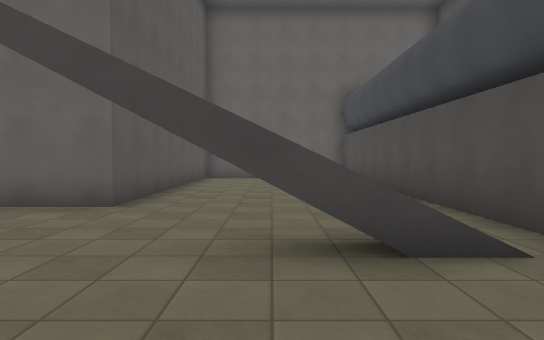
view 1 (above)

16 first-person views from a walk through a level from a Godot 3-D game. The camera is 1.4 m above the floor, tilts 2° down and sees 75° across. The floor is counted in squares, 2 m on a side. Each view is taken from the middle of a square. On the plan, view 1 faces up. The plan holds only what a view shows up to about 11 squares ahead; the rest is blank. The place goes on beyond the plan. Characters and animated objects are left out. Door leaves are left out where a doorway can be walked through. Some surface patterns are stand-ins.

view 2
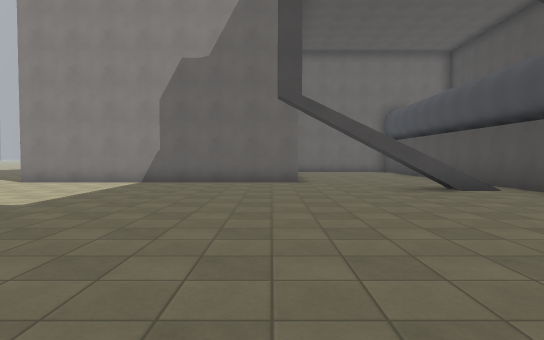

view 3
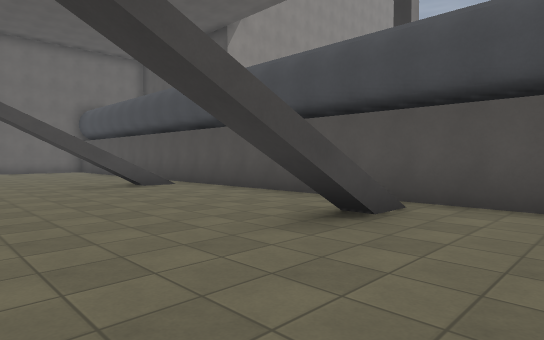

view 4
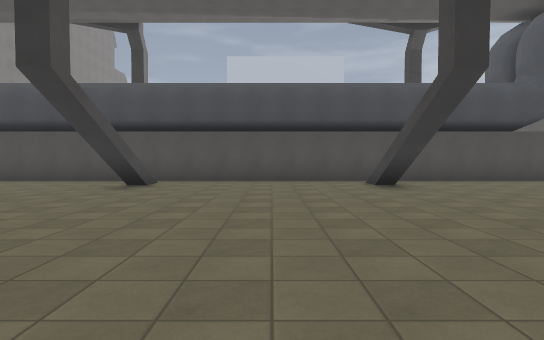

view 5
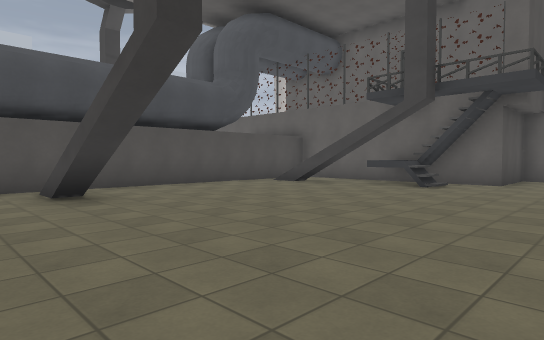

view 6
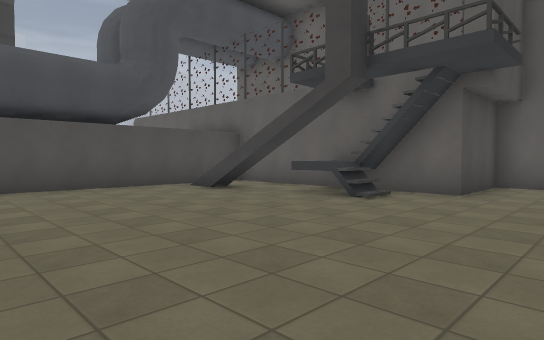

view 7
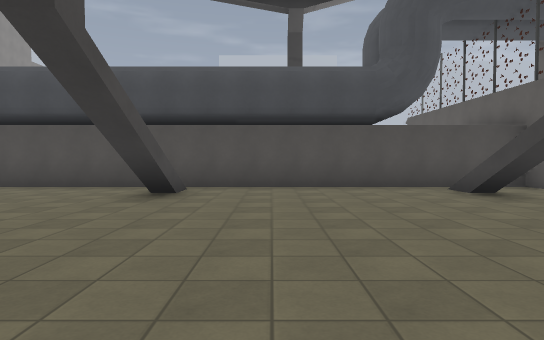

view 8
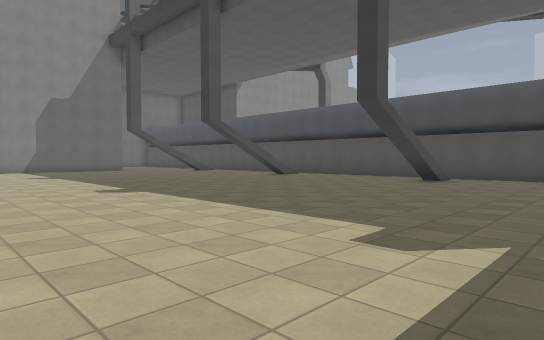

view 9
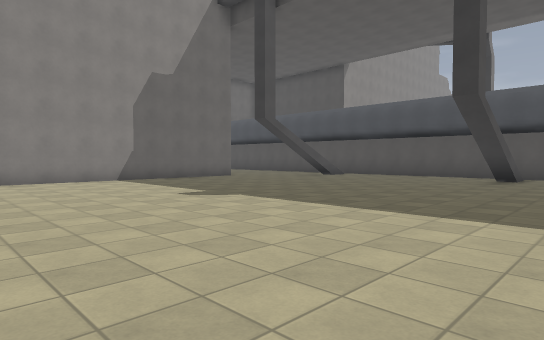

view 10
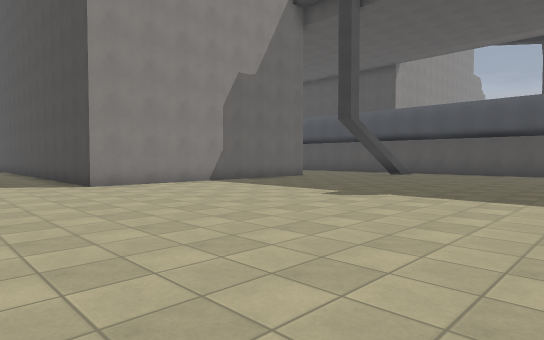

view 11
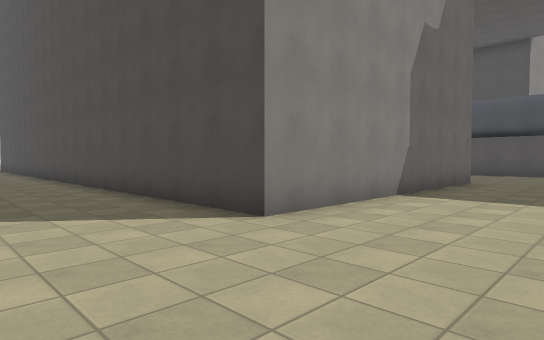

view 12
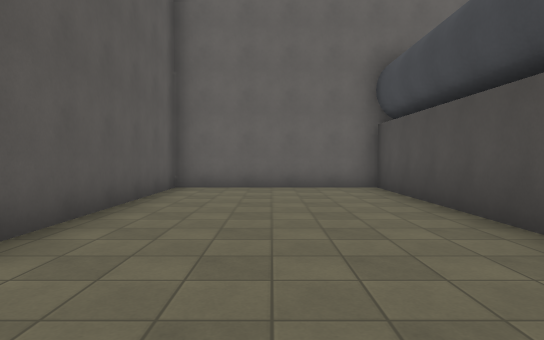

view 13
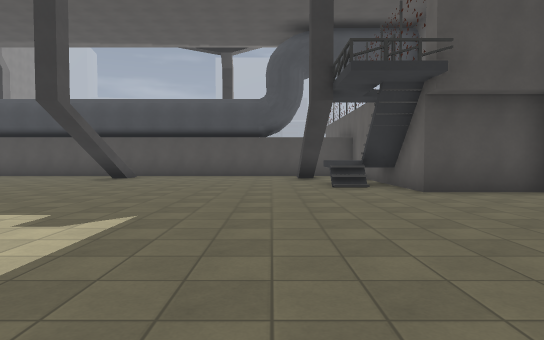

view 14
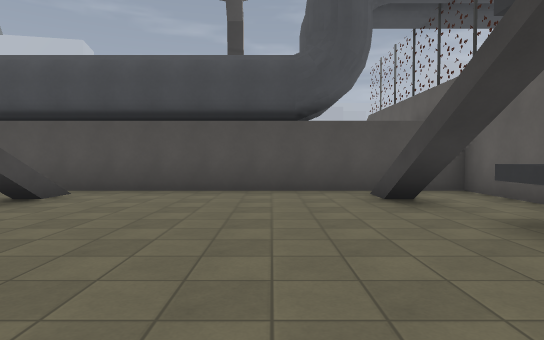

view 15
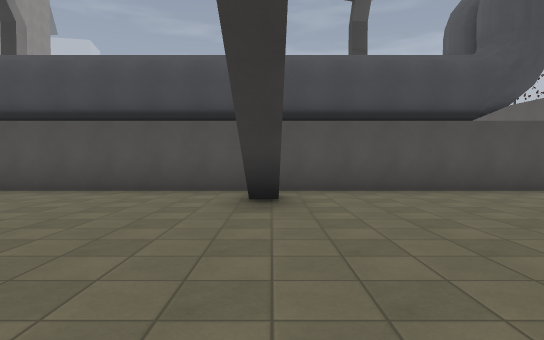

view 16
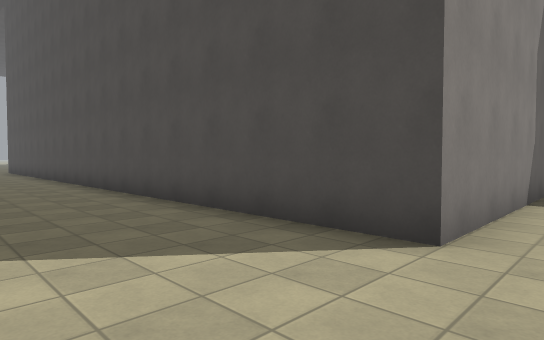

### Floor plan
Points are (right, up) in squares from view 1. A wall is a line through its corners. A room is listed if a view was taken in it or the views show most of it. See-through windows are left out.
Room 1 (views 1, 2, 3, 4, 5, 6, 7, 8, 9, 10, 11, 12, 13, 14, 15, 16)
walls: (1.5, -3.8) (-0.6, -3.8); (1.5, -10.1) (-0.6, -10.1); (-3.9, -18.5) (-3.9, -18.1) (2.5, -18.1) (2.5, 12.3) (-2.3, 12.3) (-2.3, 5) (-10.1, 5) (-10.1, 16.6)
ways out: closed door at (-1.5, -18)

Where each view was taken, in squares from view 1:
view 1: 0 up, 0 right, facing up
view 2: 5 down, 3 left, facing up
view 3: 6 down, 3 left, facing up-right
view 4: 7 down, 8 left, facing right
view 5: 8 down, 6 left, facing down-right
view 6: 11 down, 6 left, facing down-right
view 7: 12 down, 6 left, facing right
view 8: 14 down, 10 left, facing up-right
view 9: 6 down, 11 left, facing up-right
view 10: 4 down, 13 left, facing up-right
view 11: 2 up, 13 left, facing up-right
view 12: 4 up, 0 right, facing up
view 13: 15 down, 11 left, facing right
view 14: 14 down, 5 left, facing right
view 15: 10 down, 5 left, facing right
view 16: 4 up, 13 left, facing up-right
